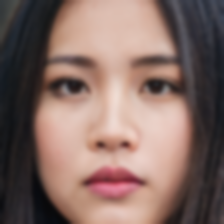
#> input picture process/non-smile/1225.png, 224 x 224 px, found by its file name; its folder holds only this picture in this run
$ python PrepareDataSet.py
#> lines starting #> are read from the running program, lines starting #| are printed output that depends on the picture
### utility/miniproj/FaceDetection.py
import cv2
import os
from tqdm import tqdm

class FaceDetection:
    output_size =  (224, 224)
    #โหลด Haar Cascades สำหรับตรวจจับใบหน้า

    def __init__(self):
        # ... your initialization code ...
        self.face_cascade = cv2.CascadeClassifier(cv2.data.haarcascades + 'haarcascade_frontalface_default.xml')


    def detect_and_resize_face(self, image_path, save_path):
        img = cv2.imread(image_path)
#> img is the input picture: shape (224, 224, 3); mean B, G, R 100.2, 106.9, 131.4
        if img is None:
            print(f"⚠️ ไม่สามารถโหลดรูปภาพ: {os.path.basename(image_path)}")
            return

        gray = cv2.cvtColor(img, cv2.COLOR_BGR2GRAY)  # แปลงเป็นภาพขาวดำสำหรับการตรวจจับที่แม่นยำ
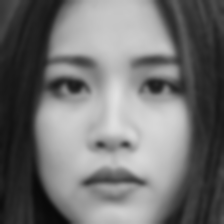
#> gray: shape (224, 224); min 9, max 225, mean 113.5
        faces = self.face_cascade.detectMultiScale(gray, scaleFactor=1.1, minNeighbors=5, minSize=(30, 30))
#> faces = [[23, 18, 185, 185]]

        if len(faces) == 0:
            print(f"🚫 ไม่พบใบหน้าในรูปภาพ: {os.path.basename(image_path)}")
            return

        # ตัดเฉพาะใบหน้าจากภาพแรกที่ตรวจจับได้
        for (x, y, w, h) in faces:
            face_img = img[y:y+h, x:x+w]
            resized_face = cv2.resize(face_img, self.output_size)
            cv2.imwrite(save_path, resized_face)
            # print(f"Save image : {save_path}")
            return  # บันทึกใบหน้าแรกและออกจากลูป
#> this loop made 1 pass
#> pass 1, in detect_and_resize_face, `face_img = img[y:y+h, x:x+w]`:
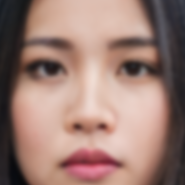
#> face_img: shape (185, 185, 3); mean B, G, R 116.1, 125.4, 156.3


    def detectFaceAndResize(self, base_input_path, input_folders, output_folder):
        for folder in input_folders:
            input_path = os.path.join(base_input_path, folder)
            output_path = os.path.join(output_folder, folder)
            os.makedirs(output_path, exist_ok=True)

            if not os.path.exists(input_path):
                print(f"❌ ไม่พบโฟลเดอร์: '{input_path}'")
                continue

            images = os.listdir(input_path)
            print(f"\n📂 กำลังตรวจจับใบหน้าและ resize ในโฟลเดอร์ '{folder}'...")
            runno = 0

            for img_name in tqdm(images):
                if not img_name.lower().endswith((".jpg", ".jpeg", ".png", ".bmp")):
                    continue

                runno += 1
                # base_name = os.path.basename(image_path)
                name, ext = os.path.splitext(img_name)
                out_img_name = f"RS-{runno}{ext}"

                img_path = os.path.join(input_path, img_name)
                save_path = os.path.join(output_path, out_img_name)
                self.detect_and_resize_face(img_path, save_path)


### utility/miniproj/BlurImage.py
import cv2
import numpy as np
import os
import glob  # For reading multiple images
from tqdm import tqdm

class BlurImage:
    def __init__(self):
        pass

    # [29 lines left out: function blur_and_save_images, not called in this run]


    def processBlueImage(self, base_input_path, input_folders, output_folder, blur_percentage):
        success_count= 0
        for folder in input_folders:
            input_path = os.path.join(base_input_path, folder)
            output_path = os.path.join(output_folder, folder)
            os.makedirs(output_path, exist_ok=True)

            if not os.path.exists(input_path):
                print(f"❌ ไม่พบโฟลเดอร์: '{input_path}'")
                continue

            images = os.listdir(input_path)
            print(f"\n📂 กำลังตรวจจับ images '{folder}'...")

            runno = 0
            for img_name in tqdm(images):

                if not img_name.lower().endswith((".jpg", ".jpeg", ".png", ".bmp")):
                    continue

                runno += 1
                # base_name = os.path.basename(image_path)
                name, ext = os.path.splitext(img_name)
                out_img_name = f"Blur-{runno}{ext}"
                img_path = os.path.join(input_path, img_name)
                save_path = os.path.join(output_path, out_img_name)
                # print(f"Image file : {save_path}")
                success_count += self.blur_and_save_images(img_path, save_path, blur_percentage)

        return success_count

### utility/miniproj/RotateImage.py
import cv2
import os
import glob
from tqdm import tqdm

class RotateImage:
    # [26 lines left out: function rotate_and_save_images, not called in this run]

    def rotateImage(self, base_input_path, input_folders, output_folder, rotation_angle):
        success_count= 0
        for folder in input_folders:
            input_path = os.path.join(base_input_path, folder)
            output_path = os.path.join(output_folder, folder)
            os.makedirs(output_path, exist_ok=True)

            if not os.path.exists(input_path):
                print(f"❌ ไม่พบโฟลเดอร์: '{input_path}'")
                continue

            images = os.listdir(input_path)
            print(f"\n📂 Rotate images '{folder}'...")
            runno = 0
            for img_name in tqdm(images):

                if not img_name.lower().endswith((".jpg", ".jpeg", ".png", ".bmp")):
                    continue

                runno += 1
                # base_name = os.path.basename(image_path)
                name, ext = os.path.splitext(img_name)
                out_img_name = f"Blur-{runno}{ext}"
                img_path = os.path.join(input_path, img_name)
                save_path = os.path.join(output_path, out_img_name)
                # print(f"Image file : {save_path}")
                success_count += self.rotate_and_save_images(img_path, save_path, rotation_angle)

        return success_count

### src/miniproj/PrepareDataSet.py
import cv2
import os
from utility.miniproj import FaceDetection
from utility.miniproj import BlurImage
from utility.miniproj import RotateImage

# Detect image form dataset and resize:
input_folders = ['non-smile', 'smile']
base_input_path = "data/datasets/mini-proj/original/"  # Directory containing your input images
base_output_path = "data/datasets/mini-proj/resize/"  # Directory to save blurred images

output_size = (224, 224)
print("start .... ")
# FaceDetection.parepareDataSets(base_input_path, input_folders, base_output_path)
fd = FaceDetection.FaceDetection()
fd.detectFaceAndResize(base_input_path, input_folders, base_output_path)
print(f"\n✅ เสร็จสิ้นการตรวจจับใบหน้าและ resize!")

input_dir = "data/datasets/mini-proj/resize/"  # Directory containing your input images
output_dir = "data/datasets/mini-proj/resize/"  # Directory to save blurred images
blur_percentage = 0.05  # 30% blur
bl = BlurImage.BlurImage()
success_count = bl.processBlueImage(input_dir, input_folders, output_dir, blur_percentage)
print(f"\n✅ blur image total {success_count}")


# input_dir = "data/datasets/mini-proj/resize/"  # Directory containing your input images
# output_dir = "data/datasets/mini-proj/resize/"  # Directory to save blurred images
rotation_angle = 10  # Rotate 10 degrees counter-clockwise
print("start .... ")
r = RotateImage.RotateImage()
num_processed = r.rotateImage(input_dir, input_folders, output_dir, rotation_angle)
print(f"Rotated {num_processed} images successfully.")
